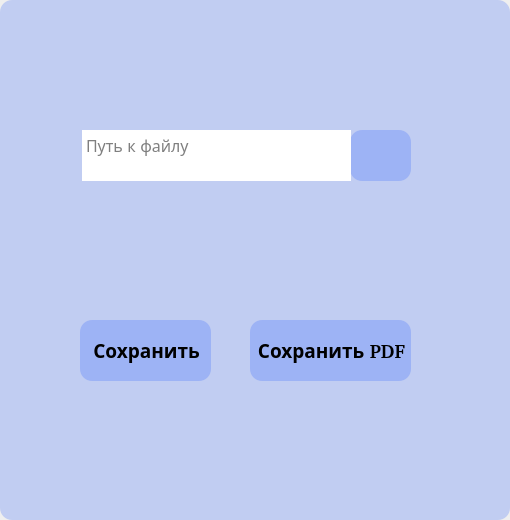
<?xml version="1.0" encoding="UTF-8"?>
<ui version="4.0">
 <class>dialog_box</class>
 <widget class="QWidget" name="dialog_box">
  <property name="geometry">
   <rect>
    <x>0</x>
    <y>0</y>
    <width>510</width>
    <height>520</height>
   </rect>
  </property>
  <property name="minimumSize">
   <size>
    <width>510</width>
    <height>520</height>
   </size>
  </property>
  <property name="maximumSize">
   <size>
    <width>510</width>
    <height>520</height>
   </size>
  </property>
  <property name="windowTitle">
   <string>Widget</string>
  </property>
  <property name="styleSheet">
   <string notr="true"/>
  </property>
  <widget class="QWidget" name="widget" native="true">
   <property name="geometry">
    <rect>
     <x>0</x>
     <y>0</y>
     <width>510</width>
     <height>520</height>
    </rect>
   </property>
   <property name="minimumSize">
    <size>
     <width>510</width>
     <height>520</height>
    </size>
   </property>
   <property name="maximumSize">
    <size>
     <width>510</width>
     <height>520</height>
    </size>
   </property>
   <property name="font">
    <font>
     <family>URW Gothic [urw]</family>
     <pointsize>12</pointsize>
     <bold>true</bold>
    </font>
   </property>
   <property name="mouseTracking">
    <bool>true</bool>
   </property>
   <property name="whatsThis">
    <string>&lt;html&gt;&lt;head/&gt;&lt;body&gt;&lt;p&gt;dsf&lt;/p&gt;&lt;/body&gt;&lt;/html&gt;</string>
   </property>
   <property name="styleSheet">
    <string notr="true">border-radius: 12px;
background-color: rgba(0, 85, 255, 55);
padding-left:2px;
background-color: rgba(30, 85, 255, 55);</string>
   </property>
   <widget class="QPushButton" name="open_file">
    <property name="geometry">
     <rect>
      <x>350</x>
      <y>130</y>
      <width>61</width>
      <height>51</height>
     </rect>
    </property>
    <property name="font">
     <font>
      <family>Noto Sans</family>
      <pointsize>16</pointsize>
      <italic>true</italic>
      <bold>false</bold>
     </font>
    </property>
    <property name="toolTip">
     <string>&lt;!DOCTYPE HTML PUBLIC &quot;-//W3C//DTD HTML 4.0//EN&quot; &quot;http://www.w3.org/TR/REC-html40/strict.dtd&quot;&gt;
&lt;html&gt;&lt;head&gt;&lt;meta name=&quot;qrichtext&quot; content=&quot;1&quot; /&gt;&lt;meta charset=&quot;utf-8&quot; /&gt;&lt;style type=&quot;text/css&quot;&gt;
p, li { white-space: pre-wrap; }
hr { height: 1px; border-width: 0; }
li.unchecked::marker { content: &quot;\2610&quot;; }
li.checked::marker { content: &quot;\2612&quot;; }
&lt;/style&gt;&lt;/head&gt;&lt;body style=&quot; font-family:'Noto Sans'; font-size:16pt; font-weight:400; font-style:italic;&quot;&gt;
&lt;p align=&quot;justify&quot; style=&quot; margin-top:12px; margin-bottom:12px; margin-left:0px; margin-right:0px; -qt-block-indent:0; text-indent:0px;&quot;&gt;&lt;span style=&quot; font-size:12pt; font-style:normal; color:#000000;&quot;&gt;Выбор папки&lt;/span&gt;&lt;/p&gt;&lt;/body&gt;&lt;/html&gt;</string>
    </property>
    <property name="text">
     <string/>
    </property>
    <property name="icon">
     <iconset theme="QIcon::ThemeIcon::DocumentOpen"/>
    </property>
    <property name="iconSize">
     <size>
      <width>30</width>
      <height>30</height>
     </size>
    </property>
   </widget>
   <widget class="QTextEdit" name="pathEdit">
    <property name="geometry">
     <rect>
      <x>80</x>
      <y>130</y>
      <width>271</width>
      <height>51</height>
     </rect>
    </property>
    <property name="font">
     <font>
      <family>URW Gothic [UKWN]</family>
      <pointsize>12</pointsize>
      <italic>false</italic>
      <bold>false</bold>
     </font>
    </property>
    <property name="toolTip">
     <string>&lt;html&gt;&lt;head/&gt;&lt;body&gt;&lt;p&gt;sdfsd&lt;/p&gt;&lt;/body&gt;&lt;/html&gt;</string>
    </property>
    <property name="whatsThis">
     <string>&lt;html&gt;&lt;head/&gt;&lt;body&gt;&lt;p&gt;&lt;br/&gt;&lt;/p&gt;&lt;/body&gt;&lt;/html&gt;</string>
    </property>
    <property name="styleSheet">
     <string notr="true">background-color: none;
</string>
    </property>
    <property name="placeholderText">
     <string>Путь к файлу</string>
    </property>
   </widget>
   <widget class="QPushButton" name="saveButton">
    <property name="geometry">
     <rect>
      <x>80</x>
      <y>320</y>
      <width>131</width>
      <height>61</height>
     </rect>
    </property>
    <property name="font">
     <font>
      <family>URW Gothic [urw]</family>
      <pointsize>14</pointsize>
      <bold>true</bold>
     </font>
    </property>
    <property name="text">
     <string>Сохранить</string>
    </property>
   </widget>
   <widget class="QPushButton" name="save_pdf_btn">
    <property name="geometry">
     <rect>
      <x>250</x>
      <y>320</y>
      <width>161</width>
      <height>61</height>
     </rect>
    </property>
    <property name="font">
     <font>
      <family>URW Gothic [urw]</family>
      <pointsize>14</pointsize>
      <bold>true</bold>
     </font>
    </property>
    <property name="text">
     <string>Сохранить PDF</string>
    </property>
   </widget>
  </widget>
 </widget>
 <resources/>
 <connections/>
</ui>
